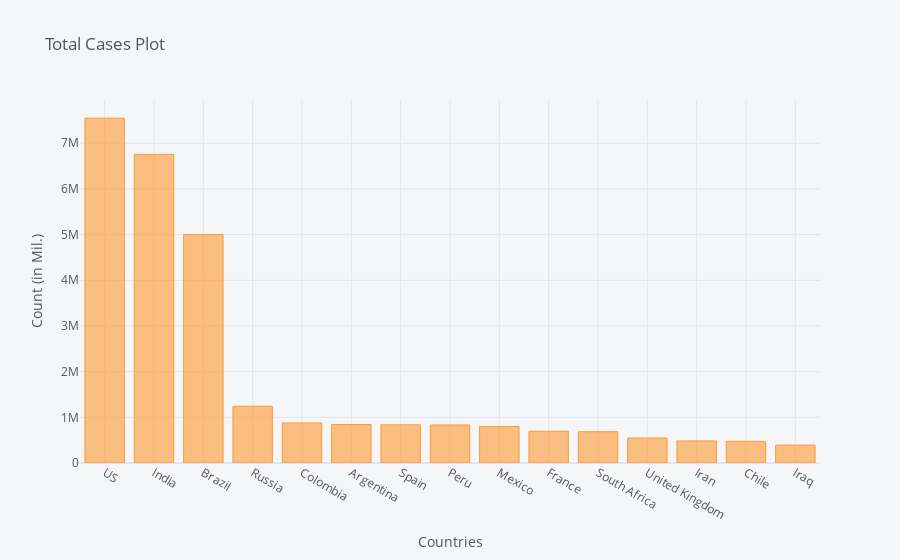

Notebook cell for this chart:
### Code cell
corona_dframe_agg_plot.iplot(kind='bar', x='Country/Region', y='10/7/20',
                             title='Total Cases Plot',xTitle='Countries',yTitle='Count (in Mil.)')

### Figure 1 — Plotly figure (JSON) as saved in the notebook; plotly's stock layout.template omitted (floating-point values rounded to 4 significant figures)
{"data": [{"marker": {"color": "rgba(255, 153, 51, 0.6)", "line": {"color": "rgba(255, 153, 51, 1.0)", "width": 1}}, "name": "10/7/20", "orientation": "v", "text": "", "type": "bar", "x": ["US", "India", "Brazil", "Russia", "Colombia", "Argentina", "Spain", "Peru", "Mexico", "France", "South Africa", "United Kingdom", "Iran", "Chile", "Iraq"], "y": [7549682, 6757131, 5000694, 1242258, 877684, 840915, 835901, 832929, 799188, 693603, 685155, 546952, 483844, 474440, 391044]}], "layout": {"legend": {"bgcolor": "#F5F6F9", "font": {"color": "#4D5663"}}, "paper_bgcolor": "#F5F6F9", "plot_bgcolor": "#F5F6F9", "title": {"font": {"color": "#4D5663"}, "text": "Total Cases Plot"}, "xaxis": {"gridcolor": "#E1E5ED", "showgrid": true, "tickfont": {"color": "#4D5663"}, "title": {"font": {"color": "#4D5663"}, "text": "Countries"}, "zerolinecolor": "#E1E5ED"}, "yaxis": {"gridcolor": "#E1E5ED", "showgrid": true, "tickfont": {"color": "#4D5663"}, "title": {"font": {"color": "#4D5663"}, "text": "Count (in Mil.)"}, "zerolinecolor": "#E1E5ED"}}}
